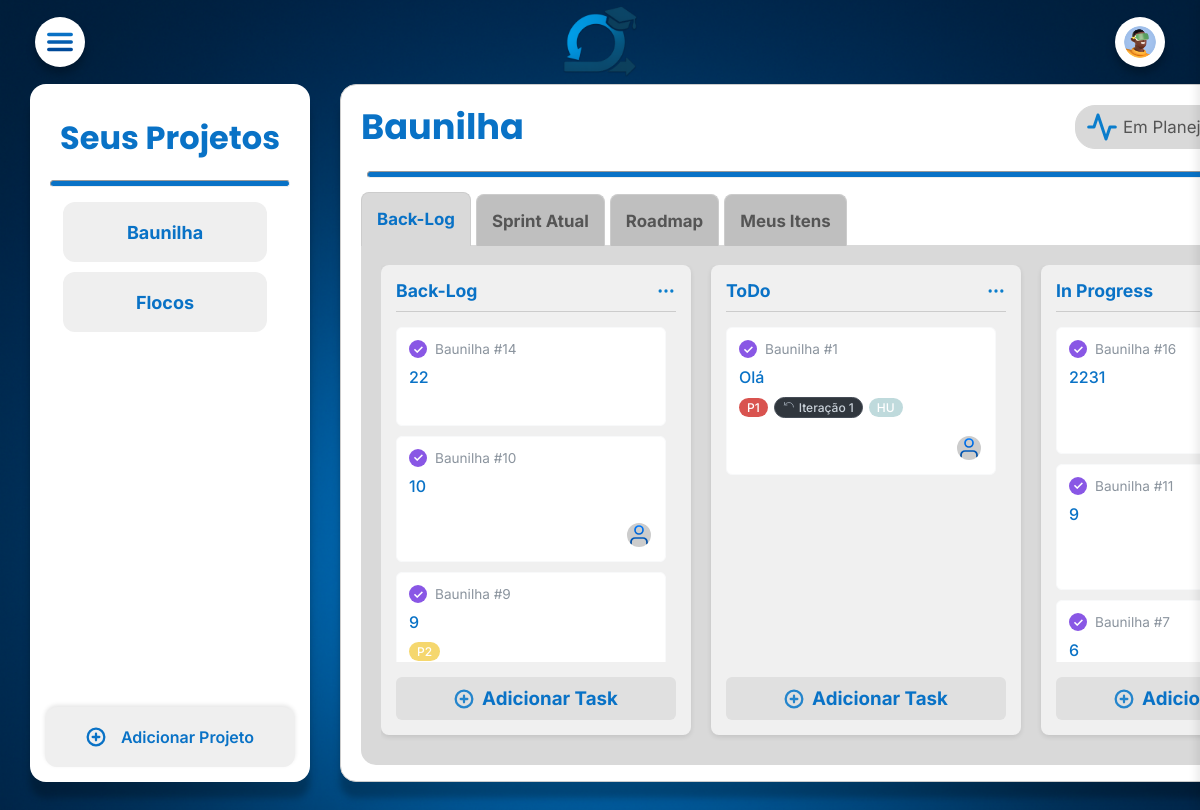
The page /?projeto_id=2 (signed in) on the database its author committed.
### public/models.py (models this page shows, shortened)
class UsuarioPersonalizado(AbstractUser):
    USERNAME_FIELD = 'matricula'
    REQUIRED_FIELDS = ['email', 'username'] # 'email' e 'username' seriam campos obrigatórios ao criar superusuário.
    matricula = models.CharField(
        max_length=50,
        unique=True,
        blank=True, # Permite que seja vazio, dependendo de como você usa USERNAME_FIELD
        null=True,  # Permite que seja nulo no banco de dados
        help_text="Matrícula única do usuário."
    )
    nome_completo = models.CharField(
        max_length=255,
        blank=True,
        help_text="Nome completo do usuário."
    )
    TIPO_USUARIO_CHOICES = (
        ('aluno', 'Aluno'),
        ('professor', 'Professor'),
    )
    tipo_usuario = models.CharField(
        max_length=10,
        choices=TIPO_USUARIO_CHOICES,
        default='aluno',
        help_text="Define se o usuário é um aluno ou um professor."
    )
    avatar = models.CharField(
        max_length=255,
        blank=True,
        null=True,
        default='public/images/User.svg',
        help_text="Caminho para o arquivo de avatar do usuário."
    )
    class Meta:
        verbose_name = "Usuário Personalizado"
        verbose_name_plural = "Usuários Personalizados"

class Projeto(models.Model):
    nome = models.CharField(max_length=200)
    descricao = models.TextField(blank=True)
    data_criacao = models.DateTimeField(default=timezone.now)
    data_inicio = models.DateTimeField(null=True, blank=True)
    data_limite = models.DateTimeField(null=True, blank=True)
    data_ultima_atualizacao = models.DateTimeField(auto_now=True)
    iteration_duration = models.PositiveIntegerField(default=2)
    iteration_unit = models.CharField(max_length=10, default='weeks') # 'weeks' or 'days'
    status_update_text = models.TextField(blank=True, null=True, help_text="Texto da última atualização de status do projeto.")
    status = models.CharField(
        max_length=20,
        choices=StatusProjetoChoices.choices,
        default=StatusProjetoChoices.PLANEJAMENTO
    )
    responsavel = models.ForeignKey(
        'UsuarioPersonalizado',
        on_delete=models.PROTECT,
        related_name='projetos_responsavel'
    )
    participantes = models.ManyToManyField(
        'UsuarioPersonalizado',
        related_name='projetos_participante'
    )
    publico = models.BooleanField(default=True)
    ativo = models.BooleanField(default=True)
    versao = models.PositiveIntegerField(default=1)
    observacoes = models.TextField(blank=True, null=True)
    feedback_final = models.TextField(
        blank=True,
        null=True,
        help_text="Feedback final do professor sobre o projeto."
    )
    class Meta:
        verbose_name = 'Projeto'
        verbose_name_plural = 'Projetos'
        ordering = ['-data_criacao']

class Coluna(models.Model):
    nome = models.CharField(max_length=100)
    projeto = models.ForeignKey(Projeto, on_delete=models.CASCADE, related_name='colunas')
    ordem = models.PositiveIntegerField(default=0) # Para definir a ordem de exibição
    class Meta:
        ordering = ['ordem']

class Tarefa(models.Model):
    titulo = models.CharField(
        max_length=255
    )
    descricao = models.TextField(
        blank=True,
        null=True
    )
    numero_tarefa_projeto = models.PositiveIntegerField(
        editable=False,
        help_text="Número sequencial da tarefa dentro do projeto."
    )
    coluna = models.ForeignKey(Coluna,
        on_delete=models.CASCADE,
        related_name='tarefas',
        null=True)
    dificuldade = models.CharField(
        max_length=20,
        choices=NivelDificuldadeChoices.choices,
        blank=True,
        null=True
    )
    prioridade = models.ForeignKey(
        Prioridade,
        on_delete=models.SET_NULL,
        blank=True,
        null=True,
        related_name='tarefas'
    )
    tamanho = models.ForeignKey(
        Tamanho,
        on_delete=models.SET_NULL,
        blank=True,
        null=True,
        related_name='tarefas'
    )
    projeto = models.ForeignKey(
        Projeto,
        on_delete=models.CASCADE,
        related_name='tarefas'
    )
    responsaveis = models.ManyToManyField(
        settings.AUTH_USER_MODEL,
        related_name='tarefas_responsaveis',
        limit_choices_to={'tipo_usuario': 'aluno'},
        blank=True
    )
    tags = models.ManyToManyField(
        Tag,
        related_name='tarefas',
        blank=True
    )
    milestone = models.ForeignKey(
        Milestone,
        on_delete=models.SET_NULL,
        null=True, blank=True,
        related_name='tarefas'
    )
    relacionamentos = models.ManyToManyField(
        'self',
        blank=True,
        symmetrical=True
    )
    especificacoes = models.TextField(
        blank=True,
        null=True
    )
    sprint = models.ForeignKey(
        Sprint,
        on_delete=models.SET_NULL,
        null=True,
        blank=True,
        related_name='tarefas'
    )
    visibilidade = models.CharField(
        max_length=20,
        choices=TipoVisibilidadeChoices.choices,
        default=TipoVisibilidadeChoices.PUBLICA
    )
    nota = models.FloatField(
        null=True,
        blank=True
    )
    data_criacao = models.DateTimeField(
        default=timezone.now
    )
    data_atualizacao = models.DateTimeField(
        auto_now=True
    )
    class Meta:
        verbose_name = "Tarefa"
        verbose_name_plural = "Tarefas"
        ordering = ['coluna__ordem', '-data_criacao', 'titulo']

class Prioridade(models.Model):
    projeto = models.ForeignKey(Projeto, on_delete=models.CASCADE, related_name='prioridades')
    nome = models.CharField(max_length=100)
    descricao = models.TextField(blank=True, null=True)
    cor = models.CharField(max_length=7, default='#808080', help_text="Cor em formato hexadecimal, ex: #FF0000")
    ordem = models.PositiveIntegerField(default=0, help_text="Define a ordem de exibição da prioridade.")
    class Meta:
        verbose_name = "Prioridade"
        verbose_name_plural = "Prioridades"
        unique_together = ('projeto', 'nome')
        ordering = ['ordem','nome']

class Sprint(models.Model):
    nome = models.CharField(
        max_length=255
    )
    data_inicio = models.DateField(
        null=True,
        blank=True
    )
    data_fim = models.DateField(
        null=True,
        blank=True
    )
    projeto = models.ForeignKey(
        Projeto,
        on_delete=models.CASCADE,
        related_name='sprints'
    )
    class Meta:
        verbose_name = "Sprint"
        verbose_name_plural = "Sprints"
        ordering = ['data_inicio', 'nome']

class Tag(models.Model):
    nome = models.CharField(max_length=100)
    descricao = models.CharField(max_length=255, blank=True, null=True, help_text="Descrição opcional para a tag.")
    cor = models.CharField(max_length=7, default='#d73a4a', help_text="Cor em formato hexadecimal, ex: #d73a4a")
    projeto = models.ForeignKey(
        Projeto,
        on_delete=models.CASCADE,
        related_name='tags_do_projeto'
    )
    class Meta:
        verbose_name = "Tag"
        verbose_name_plural = "Tags"
        unique_together = ('nome', 'projeto')
        ordering = ['nome']

### public/views.py (the view)
# urls.py: path('', views.index, name='index'),
@login_required
def index(request):
    is_professor_check = request.user.is_authenticated and request.user.tipo_usuario == 'professor'
    if request.user.tipo_usuario == 'professor':
        projetos_visiveis = Projeto.objects.filter(
            Q(responsavel=request.user) | Q(participantes=request.user)
        ).distinct()
    else:
        projetos_visiveis = Projeto.objects.filter(
            Q(participantes=request.user) & Q(ativo=True)
        ).distinct()
    projetos_atuais = projetos_visiveis.order_by('nome')
    selected_project_id = request.GET.get('projeto_id')
    selected_project = None
    project_title = "Nenhum projeto selecionado"
    colunas = []
    sprint_atual = None
    colunas_sprint = []
    colunas_meus_itens = []  # Variá vel para as tarefas do usuário
    if selected_project_id:
        try:
            selected_project = get_object_or_404(
                projetos_visiveis, id=selected_project_id
            )
            project_title = selected_project.nome
            colunas = Coluna.objects.filter(projeto=selected_project).prefetch_related('tarefas').order_by('ordem')
            hoje = date.today()
            sprint_atual = Sprint.objects.filter(
                projeto=selected_project,
                data_inicio__lte=hoje,
                data_fim__gte=hoje
            ).first()
            if sprint_atual:
                tarefas_da_sprint_prefetch = Prefetch(
                    'tarefas',
                    queryset=Tarefa.objects.filter(sprint=sprint_atual)
                )
                colunas_sprint = Coluna.objects.filter(projeto=selected_project).prefetch_related(
                    tarefas_da_sprint_prefetch
                ).order_by('ordem')
            tarefas_do_usuario_prefetch = Prefetch(
                'tarefas',
                queryset=Tarefa.objects.filter(responsaveis=request.user).select_related(
                    'projeto', 'prioridade', 'tamanho', 'sprint'
                ).prefetch_related('tags', 'responsaveis')
            )
            colunas_meus_itens = Coluna.objects.filter(projeto=selected_project).prefetch_related(
                tarefas_do_usuario_prefetch
            ).order_by('ordem')
        except (ValueError, Projeto.DoesNotExist):
            messages.error(request, "ID do projeto inválido ou projeto não encontrado.")
            project_title = "Projeto inválido"
            selected_project = None
    context = {
        "is_professor": is_professor_check,
        "projetos_atuais": projetos_atuais,
        "selected_project": selected_project,
        "project_title": project_title,
        "colunas": colunas,
        "sprint_atual": sprint_atual,
        "colunas_sprint": colunas_sprint,
        "colunas_meus_itens": colunas_meus_itens,  # Adiciona ao contexto
    }
    return render(request, "public/pages/index.html", context=context)

### public/templates/public/pages/index.html (shortened to what this page needs)
{% extends "public/templates/main.html" %}
{% load static %}
{% block content %}
    {% include "public/templates/parts/header.html" %}
    <div class="main-container">
        {% include "public/templates/parts/abaProjetos.html" %}
        {% if selected_project %}
            {% include 'public/templates/parts/abaProjeto.html' %}
        {% endif %}
    </div>
{% endblock %}

### public/templates/public/templates/parts/header.html
{% load static %}
<header>
    <div class="header-content">
        <div class="menuButton">
            <img src="{% static 'public/images/Menu.svg' %}" alt="Menu">
        </div>
        <img class="logo1" alt="" src="{% static 'public/images/Learn Loop Logo.png' %}">
        <a href="{% url 'public:perfil' %}" style="text-decoration: none;">
            <div class="perfilButton">
                <img src="{% static user.avatar %}" alt="Perfil" style="width: 32px; height: 32px; border-radius: 50%;">
            </div>
        </a>
    </div>
</header>

### public/templates/public/templates/parts/abaProjetos.html
{% load static %}
<div class="aba-de-projetos-container">
    <div class="aba-de-projetos">
        <h1 class="titulo-projetos">Seus Projetos</h1>
        <hr class="linha-projetos">
        <div class="projetos-lista">
            {% for p in projetos_atuais %}
                <a href="{% url 'public:index' %}?projeto_id={{ p.id }}" class="projeto-link" style="text-decoration: none;">
                    {% include "public/templates/parts/projRec.html" %}
                </a>
            {% empty %}
                <p class="nenhum-projeto-mensagem">Nenhum projeto encontrado.</p>
            {% endfor %}
        </div>
        {% if is_professor %}
            <div class ="adicionar-projeto">
                <a href="javascript:void(0);" id="showAddProjectModalButton">
                    <img class="plus-icon" src="{% static 'public/images/Plus circle.svg' %}" alt="Adicionar Projeto">
                    <h4>Adicionar Projeto</h4>
                </a>
            </div>
        {% endif %}
    </div>
</div>

### public/templates/public/templates/parts/projRec.html
<div class="rectangle-div">
    <h4 class="projectName">{{ p.nome }}</h4>
</div>

### public/templates/public/templates/parts/projetoHeader.html (shortened to what this page needs)
{% load static %}
<div class="projeto-header">
    <h1 class="titulo-projeto">{{ project_title }}</h1>
    <div class="menu-icons">
        <div class="status-button">
            <img src="{% static 'public/images/Activity.svg' %}" alt="Status">
            {% if selected_project %}
                <h3>{{ selected_project.get_status_display }}</h3>
            {% else %}
                <h3>Status</h3>
            {% endif %}
        </div>
    </div>
</div>

### public/templates/public/templates/parts/colunas.html (shortened to what this page needs)
{% load static %}
<div class="columns-container">
    {% for coluna in colunas %}
        <div class="board-column" data-column-id="{{ coluna.id }}">
            <div class="column-header">
                <h3>{{ coluna.nome }}</h3>
                <img class="column-options-icon" src="{% static 'public/images/More horizontal.svg' %}" alt="Mais Opções">
            </div>
            {% include "public/templates/parts/tarefas.html" with coluna=coluna %}
            <div class="add-task-button">
                <img src="{% static 'public/images/Plus circle.svg' %}" alt="Adicionar Tarefa">
                <h3>Adicionar Task</h3>
            </div>
        </div>
    {% endfor %}
</div>

### public/templates/public/templates/parts/tarefas.html (shortened to what this page needs)
{% load static %}
<div class="tasks-list">
    {% for tarefa in coluna.tarefas.all %}
        <div class="task-card" data-task-id="{{ tarefa.id }}" draggable="true">
            <div class="task-card-header">
                <span class="task-card-project-icon">✓</span>
                <span class="task-card-project-name">{{ tarefa.projeto.nome }} #{{ tarefa.numero_tarefa_projeto }}</span>
            </div>
            <div class="task-card-title">
                {{ tarefa.titulo }}
            </div>
            <div class="task-card-meta">
                {% if tarefa.prioridade %}
                    <span class="meta-tag priority-tag-card" title="Prioridade: {{ tarefa.prioridade.nome }}" style="background-color: {{ tarefa.prioridade.cor }};">
                        {{ tarefa.prioridade.nome}}
                    </span>
                {% endif %}
                {% if tarefa.sprint %}
                    <span class="meta-tag sprint-tag-card" title="Iteração: {{ tarefa.sprint.nome }}">
                        <svg xmlns="http://www.w3.org/2000/svg" width="12" height="12" viewBox="0 0 24 24" fill="none" stroke="currentColor" stroke-width="2" stroke-linecap="round" stroke-linejoin="round"><path d="M21 12a9 9 0 0 0-9-9 9.75 9.75 0 0 0-6.74 2.74L3 8"/><path d="M3 3v5h5"/></svg>
                        {{ tarefa.sprint.nome }}
                    </span>
                {% endif %}
                {% for tag in tarefa.tags.all %}
                    {% if tag.cor|lower == '#ffffff' %}
                        <span class="meta-tag label-tag-card" title="Tag: {{ tag.nome }}" style="--tag-color: {{ tag.cor }}; --text-color: #000000;">
                            {{ tag.nome }}
                        </span>
                    {% else %}
                        <span class="meta-tag label-tag-card" title="Tag: {{ tag.nome }}" style="--tag-color: {{ tag.cor }};">
                            {{ tag.nome }}
                        </span>
                    {% endif %}
                {% endfor %}
            </div>
            <div class="task-card-footer">
                <div class="task-card-assignees">
                    {% for responsavel in tarefa.responsaveis.all %}
                        <img src="{% static responsavel.avatar %}" alt="{{ responsavel.nome_completo }}" class="avatar-img-task-card" title="{{ responsavel.nome_completo }}">
                    {% endfor %}
                </div>
            </div>
        </div>
    {% endfor %}
</div>

### rows shown on the page
UsuarioPersonalizado: avatar (picture)
Projeto: nome "Baunilha", status "Em…"
Projeto: nome "Flocos"
Coluna: nome "Back-Log"
Tarefa: projeto.nome "Baunilha", numero_tarefa_projeto "14", titulo "22"
Tarefa: projeto.nome "Baunilha", numero_tarefa_projeto "10", titulo "10"
UsuarioPersonalizado: avatar (placeholder picture)
Tarefa: projeto.nome "Baunilha", numero_tarefa_projeto "9", titulo "9", prioridade.nome "P2"
Coluna: nome "ToDo"
Tarefa: projeto.nome "Baunilha", numero_tarefa_projeto "1", titulo "Olá", prioridade.nome "P1", sprint.nome "Iteração 1"
Tag: nome "HU"
Coluna: nome "In Progress"
Tarefa: projeto.nome "Baunilha", numero_tarefa_projeto "16", titulo "2231"
Tarefa: projeto.nome "Baunilha", numero_tarefa_projeto "11", titulo "9"
Tarefa: projeto.nome "Baunilha", numero_tarefa_projeto "7", titulo "6"
